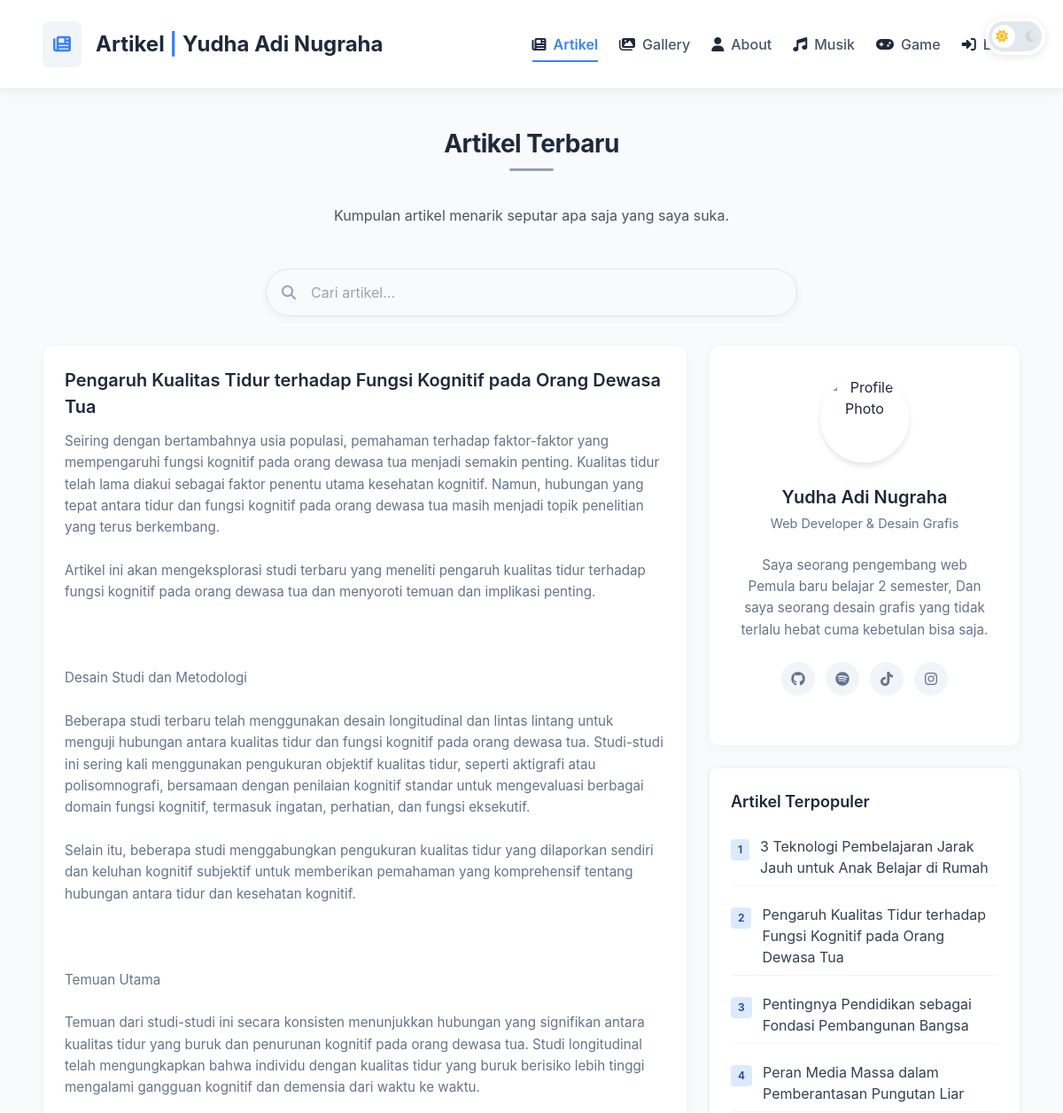
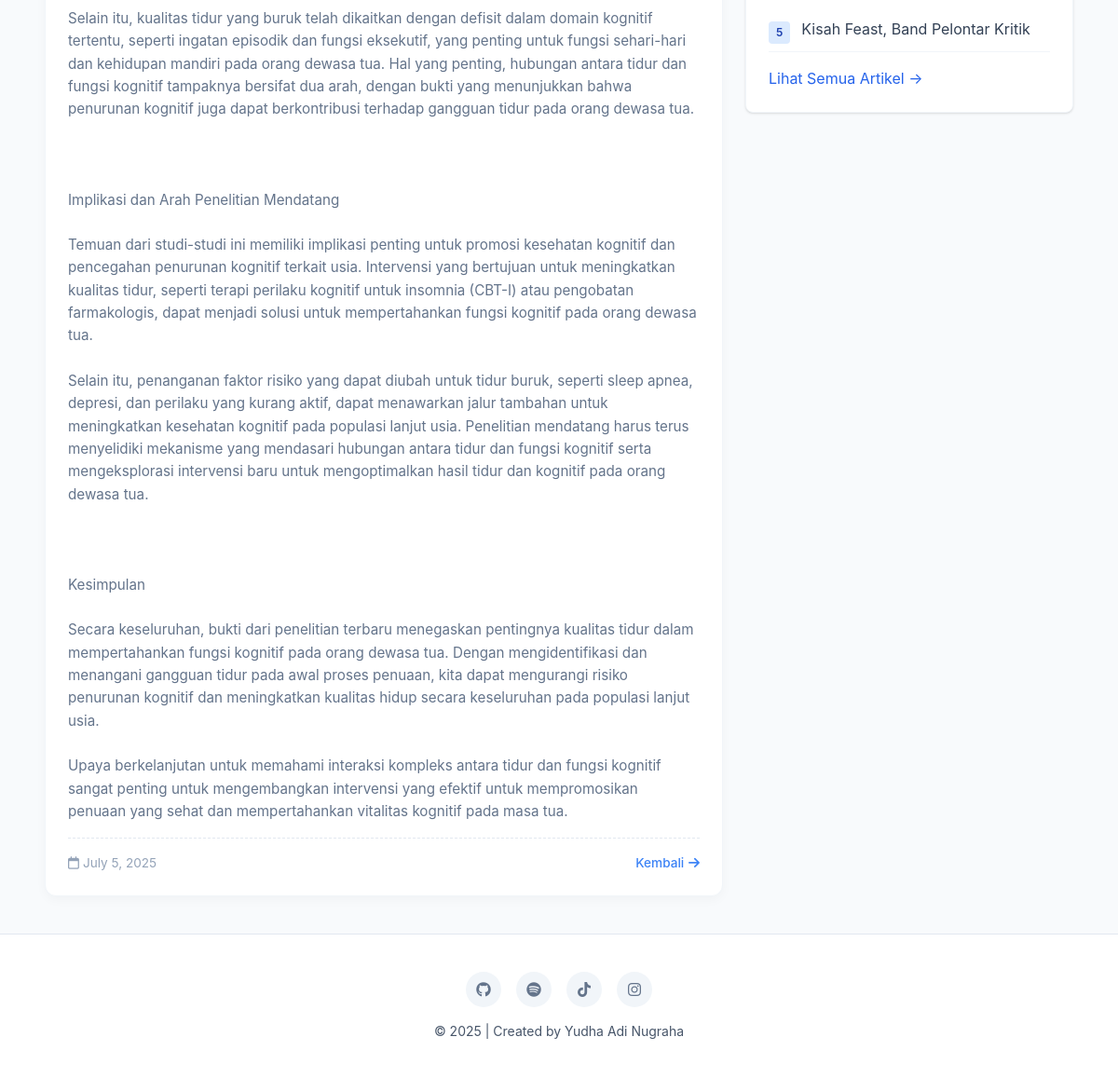
/index.php?id_artikel=13, run on the app's committed database (2 pictures, top to bottom).
### tables this page shows
CREATE TABLE `tbl_artikel` (
  `id_artikel` int(5) NOT NULL,
  `nama_artikel` text NOT NULL,
  `isi_artikel` text NOT NULL,
  `gambar_artikel` varchar(255) DEFAULT NULL
);

### index.php (the view, shortened to what this page needs)
<?php include "koneksi.php"; ?>
<!DOCTYPE html>
<html lang="en">
<head>
  <script src="https://cdn.tailwindcss.com"></script>
  <link rel="stylesheet" href="https://cdnjs.cloudflare.com/ajax/libs/font-awesome/6.4.0/css/all.min.css">
</head>
<body class="text-slate-800 dark:text-slate-200 transition-colors">
  <div class="dark-mode-toggle-container">
    <label class="toggle-switch">
      <span class="slider">
        <i class="fas fa-sun"></i>
        <i class="fas fa-moon"></i>
      </span>
    </label>
  </div>
  <header class="minimalist-header">
    <div class="max-w-6xl mx-auto px-6 flex flex-col md:flex-row md:items-center md:justify-between">
      <div class="flex items-center justify-center md:justify-start">
        <div class="bg-slate-100 dark:bg-slate-700 p-3 rounded-lg mr-4">
          <i class="fas fa-newspaper text-blue-500 text-xl animate-float"></i>
        </div>
        <h1 class="text-2xl font-bold text-slate-800 dark:text-slate-100">Artikel <span class="text-blue-500">|</span> Yudha Adi Nugraha</h1>
      </div>
      <nav class="minimalist-nav mt-4 md:mt-0">
        <ul class="flex flex-wrap justify-center space-x-6 font-medium">
          <li class="px-3 py-1 rounded transition-colors active"><i class="fas fa-newspaper mr-2"></i><a href="index.php" class="text-blue-500 font-medium">Artikel</a></li>
          <li class="px-3 py-1 rounded transition-colors"><i class="fas fa-images mr-2"></i><a href="gallery.php" class="text-slate-600 dark:text-slate-300 hover:text-slate-900 dark:hover:text-white">Gallery</a></li>
          <li class="px-3 py-1 rounded transition-colors"><i class="fas fa-user mr-2"></i><a href="about.php" class="text-slate-600 dark:text-slate-300 hover:text-slate-900 dark:hover:text-white">About</a></li>
          <li class="px-3 py-1 rounded transition-colors"><i class="fas fa-music mr-2"></i><a href="musik.php" class="text-slate-600 dark:text-slate-300 hover:text-slate-900 dark:hover:text-white">Musik</a></li>
           <li class="px-3 py-1 rounded transition-colors"><i class="fas fa-gamepad mr-2"></i><a href="game.php" class="text-slate-600 dark:text-slate-300 hover:text-slate-900 dark:hover:text-white">Game</a></li>
          <li class="px-3 py-1 rounded transition-colors"><i class="fas fa-sign-in-alt mr-2"></i><a href="admin/login.php" class="text-slate-600 dark:text-slate-300 hover:text-slate-900 dark:hover:text-white">Login</a></li>
        </ul>
      </nav>
    </div>
  </header>
  <main class="max-w-6xl mx-auto px-6 py-10">
    <div class="text-center mb-12">
      <h2 class="section-title">Artikel Terbaru</h2>
      <p class="text-slate-600 dark:text-slate-400 max-w-2xl mx-auto mt-4">
        Kumpulan artikel menarik seputar apa saja yang saya suka.
      </p>
    </div>
    <form method="GET" action="index.php" class="search-container">
      <i class="fas fa-search search-icon"></i>
      <input
        type="text"
        name="q"
        placeholder="Cari artikel..."
        value="<?php echo isset($_GET['q']) ? htmlspecialchars($_GET['q']) : ''; ?>"
      >
    </form>
    <div class="grid grid-cols-1 md:grid-cols-3 gap-6">
      <div class="md:col-span-2">
        <div class="grid grid-cols-1 gap-6">
          <?php
          if (isset($_GET['id_artikel'])) {
            $id_artikel = $_GET['id_artikel'];
            $sql = "SELECT * FROM tbl_artikel WHERE id_artikel = ?";
            $stmt = mysqli_prepare($db, $sql);
            mysqli_stmt_bind_param($stmt, "i", $id_artikel);
            mysqli_stmt_execute($stmt);
            $query = mysqli_stmt_get_result($stmt);
            if (mysqli_num_rows($query) > 0) {
              $data = mysqli_fetch_array($query);
              echo "<div class='article-card'>";
              echo "<div class='article-content'>";
              echo "<h3 class='article-title'>" . htmlspecialchars($data['nama_artikel']) . "</h3>";
              echo "<div class='article-excerpt'>" . nl2br(htmlspecialchars($data['isi_artikel'])) . "</div>";
              echo "<div class='article-meta'>";
              echo "<span><i class='far fa-calendar mr-1'></i>" . date('F j, Y') . "</span>";
              echo "<a href='index.php' class='read-more'>Kembali <i class='fas fa-arrow-right'></i></a>";
              echo "</div>";
              echo "</div>";
              echo "</div>";
            } else {
              echo '<div class="empty-state">';
              echo '<i class="fas fa-file-alt"></i>';
              echo '<p class="text-slate-600 dark:text-slate-400 text-xl">Artikel tidak ditemukan</p>';
              echo '</div>';
            }
          }
          ?>
        </div>
      </div>
      <aside class="space-y-6">
        <div class="profile-card">
          <img
            id="profile-image"
            src="images/IMG-20250705-WA0002.jpg"
            alt="Profile Photo"
            class="profile-image"
          >
          <h3 class="profile-name">Yudha Adi Nugraha</h3>
          <p class="profile-title">Web Developer & Desain Grafis</p>
          <p class="profile-bio">
            Saya seorang pengembang web Pemula baru belajar 2 semester, Dan saya seorang desain grafis yang tidak terlalu hebat cuma kebetulan bisa saja.
          </p>
          <div class="social-icons">
            <a href="https://github.com/dhayudd13" class="social-link"><i class="fab fa-github"></i></a>
            <a href="https://open.spotify.com/playlist/7IUgcan70phV40T0UyLjwC?si=8e6757f5312a4f36" class="social-link"><i class="fab fa-spotify"></i></a>
            <a href="https://www.tiktok.com/@yukeisuk3?lang=id-ID" class="social-link"><i class="fab fa-tiktok"></i></a>
            <a href="https://www.instagram.com/saint1vlyd/" class="social-link"><i class="fab fa-instagram"></i></a>
          </div>
        </div>
        <div class="bg-white dark:bg-slate-800 p-6 rounded-lg shadow transition-colors border border-slate-100 dark:border-slate-700">
          <h3 class="text-lg font-semibold mb-4 text-slate-800 dark:text-slate-200">Artikel Terpopuler</h3>
          <ul class="space-y-3">
            <?php
            $sql = "SELECT * FROM tbl_artikel ORDER BY id_artikel DESC LIMIT 5";
            $query = mysqli_query($db, $sql);
            $article_count = 0;
            while ($data = mysqli_fetch_array($query)) {
              $article_count++;
              echo "<li class='flex items-start py-2 border-b border-slate-100 dark:border-slate-700'>";
              echo "<span class='bg-blue-100 dark:bg-blue-900 text-blue-800 dark:text-blue-200 text-xs font-semibold px-2 py-1 rounded mr-3 mt-1'>$article_count</span>";
              echo "<a href='index.php?id_artikel=".$data['id_artikel']."' class='text-slate-700 dark:text-slate-300 hover:text-blue-600 dark:hover:text-blue-400 transition-colors'>" . htmlspecialchars($data['nama_artikel']) . "</a>";
              echo "</li>";
            }
            ?>
          </ul>
          <a href="index.php" class="inline-block mt-4 text-blue-600 dark:text-blue-400 hover:underline">Lihat Semua Artikel →</a>
        </div>
      </aside>
    </div>
  </main>
  <footer class="minimalist-footer py-10">
    <div class="max-w-6xl mx-auto px-6">
      <div class="flex flex-col items-center">
        <div class="flex space-x-4 mb-4">
         <a href="https://github.com/dhayudd13" class="social-link"><i class="fab fa-github"></i></a>
            <a href="https://open.spotify.com/playlist/7IUgcan70phV40T0UyLjwC?si=8e6757f5312a4f36" class="social-link"><i class="fab fa-spotify"></i></a>
            <a href="https://www.tiktok.com/@yukeisuk3?lang=id-ID" class="social-link"><i class="fab fa-tiktok"></i></a>
            <a href="https://www.instagram.com/saint1vlyd/" class="social-link"><i class="fab fa-instagram"></i></a>
        </div>
        <p class="text-slate-600 dark:text-slate-400 text-sm">&copy; <?php echo date('Y'); ?> | Created by Yudha Adi Nugraha</p>
      </div>
    </div>
  </footer>
</body>
</html>

### data on the page
tbl_artikel: nama_artikel "Pengaruh Kualitas Tidur terhadap Fungsi Kognitif pada Orang Dewasa Tua", isi_artikel "Seiring dengan bertambahnya usia populasi, pemahaman terhadap faktor-faktor yang mempengaruhi fungsi kognitif pada orang dewasa tua menjadi semakin penting. Kualitas tidur telah lama diakui sebagai faktor penentu utama kesehatan kognitif. Namun, hubungan yang tepat antara tidur dan fungsi kognitif pada orang dewasa tua masih menjadi topik penelitian yang terus berkembang. Artikel ini akan mengeksplorasi studi terbaru yang meneliti pengaruh kualitas tidur terhadap fungsi kognitif pada orang dewasa tua dan menyoroti temuan dan implikasi penting. Desain Studi dan Metodologi Beberapa studi terbaru telah menggunakan desain longitudinal dan lintas lintang untuk menguji hubungan antara kualitas…"
tbl_artikel: nama_artikel "3 Teknologi Pembelajaran Jarak Jauh untuk Anak Belajar di Rumah"
tbl_artikel: nama_artikel "Pentingnya Pendidikan sebagai Fondasi Pembangunan Bangsa"
tbl_artikel: nama_artikel "Peran Media Massa dalam Pemberantasan Pungutan Liar"
tbl_artikel: nama_artikel "Kisah Feast, Band Pelontar Kritik"
